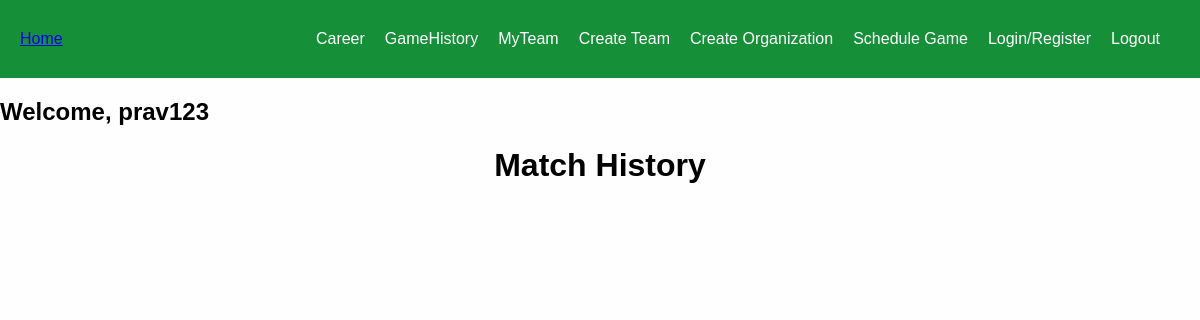
The page /game-history/ (signed in) on the database as committed earlier.
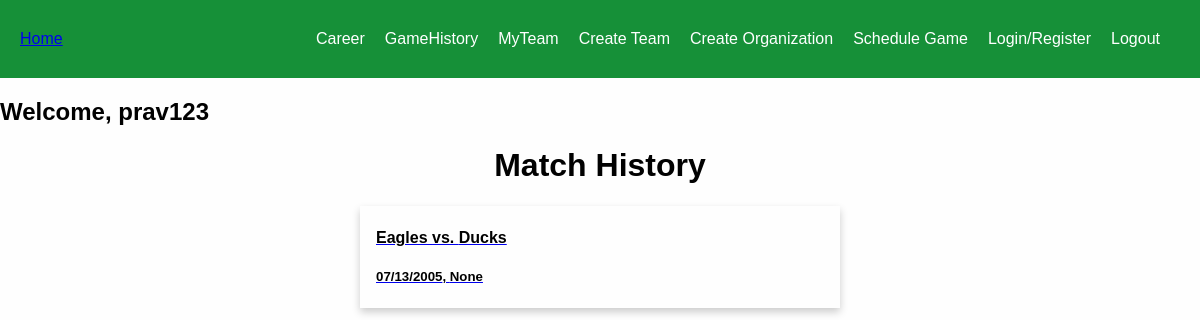
The same page on the database as committed later.
### base/models.py (models this page shows, shortened)
class Game(models.Model):
    entering_stats = models.BooleanField(default=False,null=True,blank=False) # true if stat entering has began, this is set to true when the inilize game info is submitted
    doneStats = models.BooleanField(default=False,null=True,blank=False) # true is stat entering has concluded, this is set to true when the last over of the last innings is iterated through
    archived = models.BooleanField(default=False,null=True,blank=False) # this is set to true when the user confirms that there is no edits to make to the stats entered.
    winner = models.ForeignKey(Team,on_delete=models.SET_NULL,null=True, related_name="winner",blank=True)
    team1 = models.ForeignKey(Team,on_delete=models.SET_NULL,null=True, related_name="team1")  # team that sent invite
    team2 = models.ForeignKey(Team,on_delete=models.SET_NULL,null=True, related_name="team2")
    temporary = models.BooleanField(default=False,null=True,blank=False)
    batting1_team = models.ForeignKey(Team,on_delete=models.SET_NULL,null=True, related_name="batting1")
    bowling1_team = models.ForeignKey(Team,on_delete=models.SET_NULL,null=True, related_name="bowling1")
    batting2_team = models.ForeignKey(Team,on_delete=models.SET_NULL,null=True, related_name="batting2")
    bowling2_team  = models.ForeignKey(Team,on_delete=models.SET_NULL,null=True, related_name="bowling2")
    date = models.CharField(max_length=200,null=True)
    year = models.CharField(max_length=200,null=True)
    month = models.CharField(max_length=200,null=True)
    day = models.CharField(max_length=200,null=True)
    time = models.CharField(max_length=200,null=True)
    location = models.CharField(max_length=200,null=True)
    overs = models.IntegerField(default=0,null=True,blank=True)
    batting_score1 = models.IntegerField(default=0,null=True,blank=True) # number of runs for the first batting team
    batting_score2 = models.IntegerField(default=0,null=True,blank=True) # number of runs for second batting team
    bowling_score1 = models.IntegerField(default=0,null=True,blank=True) # number of wickets for the frist bowling team
    bowling_score2 = models.IntegerField(default=0,null=True,blank=True) # number of wickets for the second bowling team
    current_innings =  models.IntegerField(default=1,  null=True,blank=True)
    current_over = models.IntegerField(default=1,  null=True,blank=True)
    current_ball = models.IntegerField(default=1,  null=True,blank=True)
    ball1 = models.CharField(max_length=200,null=True) # icon of first ball in current over
    ball2 = models.CharField(max_length=200,null=True)
    ball3 = models.CharField(max_length=200,null=True)
    ball4 = models.CharField(max_length=200,null=True)
    ball5 = models.CharField(max_length=200,null=True)
    ball6 = models.CharField(max_length=200,null=True)
    on_strike_batsman = models.OneToOneField("Player", related_name="on_strike_batsman",on_delete=models.SET_NULL,null=True,blank=True,unique=False)
    off_strike_batsman = models.OneToOneField("Player", related_name="off_strike_batsman",on_delete=models.SET_NULL,null=True,blank=True,unique=False)
    current_bowler = models.OneToOneField("Player", related_name="current_bowler",on_delete=models.SET_NULL,null=True,blank=True,unique=False)
    players_stats = models.ManyToManyField("PlayerGameStat", related_name="players_stats", blank=True)

class Team(models.Model):
    name = models.CharField(max_length=200,null=True)
    captain = models.OneToOneField("Player", related_name="captain",on_delete=models.SET_NULL,null=True,blank=True,unique=False)
    players = models.ManyToManyField("Player", related_name="players", blank=True)
    games_played = models.IntegerField(default=0,null=True,blank=True)
    games_won = models.IntegerField(default=0,null=True,blank=True)
    runs_average = models.FloatField(default=0,null=True,blank=True)
    wickets_average = models.FloatField(default=0,null=True,blank=True)
    games = models.ManyToManyField("Game", related_name="gammes", blank=True)
    temporary = models.BooleanField(default=False,null=True,blank=False)

### base/views.py (the view)
# urls.py: path("game-history/", views.game_history, name="game-history"),
def game_history(request):
    user = request.user
    games = []
    for g in user.games.all():
        if g.doneStats == True:  # a game-object is completed if
            games.append(g)
    context = {"games":games}
    return render(request, "base/game_history.html", context)

### base/templates/base/game_history.html (shortened to what this page needs)
{% extends 'main.html' %}
{% block content%}
<h1 class="center">Match History</h1>
{% for game in games %}
    <a href="{% url 'view-game' game.id %}">
      <div class="card">
          <div class="container">
                  <h4>{{game.team1.name}} vs. {{game.team2.name}}</h4>
                  <h5>{{game.date}}, {{game.time}}</h5>
          </div>
      </div>
    </a>
{% endfor %}
{% endblock %}

Rows that differ between the two databases and show on the page:
added Game: team1.name "Eagles", team2.name "Ducks", date "07/13/2005", time "None"
